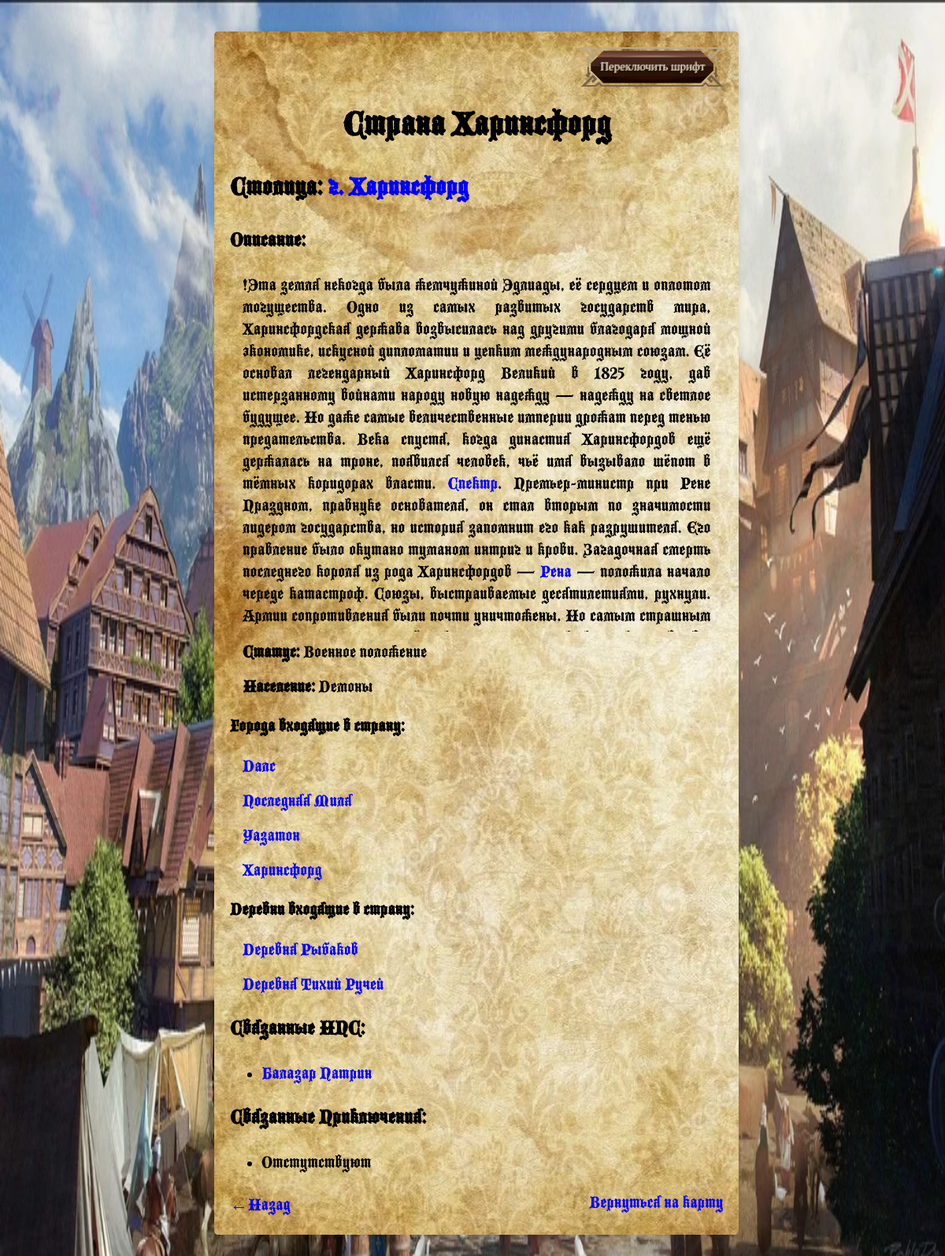
The app's page /location_info/harinsford/ (signed in) with its own data.
### map/models.py (models this page shows, shortened)
class Location(models.Model):
    race = {'NO':'Нет',
            'Unknown':'Неизвестна',
            'Humans':"Люди",
            'S_elfs':"Высшие эльфы",
            'Gnoms':'Гномы',
            'Dwarfs':'Дварфы',
            'Half_height':'Полурослки',
            'Demons':'Демоны',
            'Drou':"Дроу",
            'Goblins':"Гоблины",
            'Vampires':'Вампиры',
            'Giffs':'Гифы',
            'Forers_Elfs':'Лесные эльфы'}
    statuses ={
        "Unknown": "Неизвестен",
        "Martial_law": "Военное положение",
        "Captured": "Захвачен",
        "Resistance": "Сопротивление",
        "Neutral": "Нейтральный",
        "Destroyed": "Уничтожен",
        "Capital": "Столица",
        "Liberal": "Либеральный",
        "Conservative": "Консервативный",
        "Racist": "Расистский"
    }
    image = models.ImageField(upload_to='location_picks/',null=True,blank=True)
    name = models.CharField(max_length=60)
    description = models.TextField()
    slug = models.SlugField(max_length=60,unique=True)
    status = models.CharField(max_length=50,null=True,choices=statuses)
    population = models.CharField(max_length=50,null=True,choices=race)
    npcs = models.ManyToManyField("map.NPC", verbose_name="Ключевые NPC",blank=True)
    what_adventures = models.ManyToManyField("map.Dnd_adventure", verbose_name="В каких приключениях принимал участие",blank=True)
    class Meta:
        ordering = ["name"]
        verbose_name = "Абстрактная модель(не трогай)"
        verbose_name_plural = "Абстрактная модель(не трогай)"

class Country(Location):
    glava = models.OneToOneField("map.NPC", verbose_name=("Правитель"), on_delete=models.SET_NULL,null=True,blank=True,default='Неизвестно')
    capital = models.OneToOneField("map.City", verbose_name=("Столица"), on_delete=models.SET_NULL,null=True,related_name="cap_of",blank=True)
    class Meta:
        verbose_name = "Страна"
        verbose_name_plural = "Страны"

class City(Location):
    glava = models.OneToOneField("map.NPC", verbose_name=("Мэр"), on_delete=models.SET_NULL,null=True,blank=True,default='Неизвестно')
    Land = models.ForeignKey(to=Country,on_delete=models.SET_NULL,null=True,related_name="cities")
    class Meta:
        verbose_name = "Город"
        verbose_name_plural = "Города"

class Vilage(Location):
    glava = models.OneToOneField("map.NPC", verbose_name=("Представитель"), on_delete=models.SET_NULL,null=True,blank=True,default='Неизвестно')
    Land = models.ForeignKey(to=Country,on_delete=models.SET_NULL,null=True,related_name="villages")
    class Meta:
        verbose_name = "Деревня"
        verbose_name_plural = "Деревни"

class NPC(models.Model):
    image = models.ImageField(upload_to='npc_picks/',blank=True)
    name = models.CharField(max_length=50)
    description = models.TextField()
    slug = models.SlugField(blank=True)
    class Meta:
        ordering = ["name"]
        verbose_name = "НПС"
        verbose_name_plural = "НПСи"

### map/views.py (the view)
# urls.py: path('location_info/<slug:country_slug>/',about_Country,name='country_page'),
@login_required
def about_Country(request,country_slug):
    hero = Hero_m.objects.get(username=request.user.username)
    country = Country.objects.get(slug=country_slug)
    context = {'location': country}
    if not request.user.is_superuser:
        try:
            was_here_or_not = hero.what_visits.get(city__slug=country_slug)
        except Exception:
            was_here_or_not = None
        if was_here_or_not != None:
            return render(request,'map/about_location.html',context=context)
        else:
            return HttpResponse("<h1>У вас не доступа к информации об этой локации</h1>")
    else:
       return render(request,'map/about_location.html',context=context)

### map/templates/map/about_location.html (shortened to what this page needs)
{% extends "map/base.html" %}
{% block mainsector %}
    <div class="ramka">
        <div class="between">
            <div class="container">
                <div style='display: flex;justify-content:flex-end'><button class='fantasy-btn-3xl fantasy-bone-n-coper' id="toggleFont"><span contenteditable="plaintext-only" style="cursor: text;">Переключить шрифт</span></button></div>
                {% if location.capital %}
                    <h1>Страна {{ location.name }}</h1>
                {% elif location.is_city == True  %}
                    <h1>Город {{ location.name }}</h1>
                {% else %}
                    <h1>Поселение {{ location.name }}</h1>
                {% endif %}
                {% if location.capital %}
                <h2> Столица:
                    <a href="{% url 'city_page' location.slug location.capital.slug %}">г. {{ location.capital.name }} </a>
                </h2>
                {% endif %}
                <h3>Описание:</h3>
                <div class="description">{{ location.description|safe }}</div>
                <div class="description"><b>Статус:</b> {{ location.get_status_display }}</div>
                <div class="description"><b>Население:</b> {{ location.get_population_display }}</div>
                {% if location.cities.all.exists %}
                    <p><b>Города входящие в страну:</b> {{ location.city_exists }}</p>
                    {% for city in location.cities.all %}
                    <div class="description">
                        <a href="{% url 'city_page' location.slug  city.slug  %}">{{ city.name }}</a>
                    </div>
                    {% endfor %}
                {% endif %}
                {% if location.villages.all.exists %}
                    <p><b>Деревни входящие в страну:</b></p>
                    {% for village in location.villages.all %}
                    <div class="description">
                        <a href="{% url 'city_page' location.slug  village.slug  %}">Деревня {{ village.name }}</a>
                    </div>
                    {% endfor %}
                {% endif %}
                {% if location.npcs %}
                <div class="cities">
                    <h3>Связанные НПС:</h3>
                    <ul>
                        {% for npc in location.npcs.all %}
                            <li><a href=" {% url 'npc_page' npc.slug %}">{{ npc.name }}</a></li>
                        {% empty %}
                            <li>Неизвестно</li>
                        {% endfor %}
                    </ul>
                </div>
                {% endif %}
                {% if location.what_adventures %}
                <div class="cities">
                    <h3>Связанные Приключения:</h3>
                    <ul>
                        {% for adventure in location.what_adventures.all %}
                            <li><a href="#">{{ adventure.name }}</a></li>
                        {% empty %}
                            <li>Отстутствуют</li>
                        {% endfor %}
                    </ul>
                </div>
                {% endif %}
                <div style="display: flex;justify-content: space-between;">
                    <a  href="#" onclick="window.history.back()">←Назад</a>
                    <a href="{% url 'index' %}">Вернуться на карту</a>
                </div>
            </div>
        </div>
    </div>
    {% endblock mainsector %}

### records on screen
Location: name "Харинсфорд", description "!Эта земля некогда была жемчужиной Эдлиады, её сердцем и оплотом могущества. Одно из самых развитых государств мира, Харинсфордская держава возвысилась над другими благодаря мощной экономике, искусной дипломатии и цепким международным союзам. Её основал легендарный Харинсфорд Великий в 1825 году, дав истерзанному войнами народу новую надежду — надежду на светлое будущее. Но даже самые величественные империи дрожат перед тенью предательства. Века спустя, когда династия Харинсфордов ещё держалась на троне, появился человек, чьё имя вызывало шёпот в тёмных коридорах власти. Спектр . Премьер-министр при Рене Праздном, правнуке основателя, он стал вторым по значимости лидером государства, но…"
Country: capital.name "Харинсфорд", status "Военное положение", population "Демоны"
City: name "Далс"
City: name "Последняя Миля"
City: name "Уазатон"
City: name "Харинсфорд"
Vilage: name "Рыбаков"
Vilage: name "Тихий Ручей"
NPC: name "Балазар Патрин"
